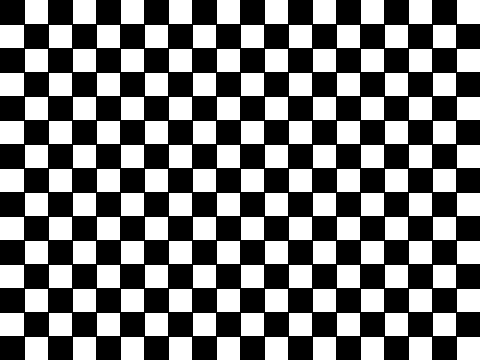
#> input picture assets/checkerboard.png, 480 x 360 px
$ python blur.py   (older library calls are emulated)
#> lines starting #> are read from the running program, lines starting #| are printed output that depends on the picture; after the words box and inside, x2 and y2 are one past the last pixel; in counts of white or black regions, pixels touching at a corner belong together
### utils.py
\
\
\
\
\
\

import os
import time
import numpy as np
import cv2

# [4 lines left out: function ensure_dir, not called in this run]

def timestamp():

    return time.strftime("%Y%m%d_%H%M%S")

def load_image(path):
#> called with path = 'assets/checkerboard.png'
    img = cv2.imread(path, cv2.IMREAD_COLOR)
#> img is the input picture: shape (360, 480, 3); 46.1% white; 150 white regions, largest, box (x1, y1, x2, y2) and area: (25, 0, 48, 24) 552, (73, 0, 96, 24) 552, (121, 0, 144, 24) 552
    if img is None:
        raise FileNotFoundError(f"Could not read image: {path}")
    return img

# [102 lines left out: functions save_image, simulate_blur, draw_line_chart, draw_bar_chart, not called in this run]

### blur.py
import numpy as np
import cv2

METHODS = ["laplacian", "tenengrad", "fft"]

def to_gray(img):
    if img.ndim == 3:
        return cv2.cvtColor(img, cv2.COLOR_BGR2GRAY).astype(np.float32)
    return img.astype(np.float32)

def variance_of_laplacian(gray):

    lap = cv2.Laplacian(gray, cv2.CV_32F, ksize=3)
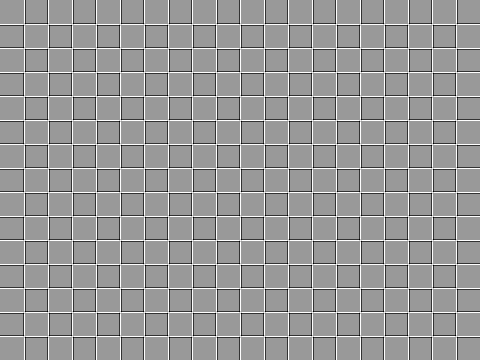
#> lap: shape (360, 480) float32; min -1530, max 1020, mean 0; drawn with min black and max white
#|   variance of Laplacian : 154476.55
    return float(lap.var())

def tenengrad(gray):

    gx = cv2.Sobel(gray, cv2.CV_32F, 1, 0, ksize=3)
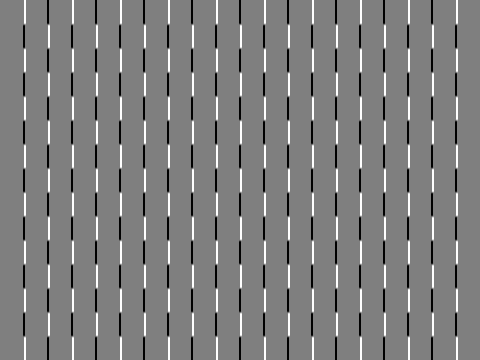
#> gx: shape (360, 480) float32; min -1020, max 1020, mean 0.3; drawn with min black and max white
    gy = cv2.Sobel(gray, cv2.CV_32F, 0, 1, ksize=3)
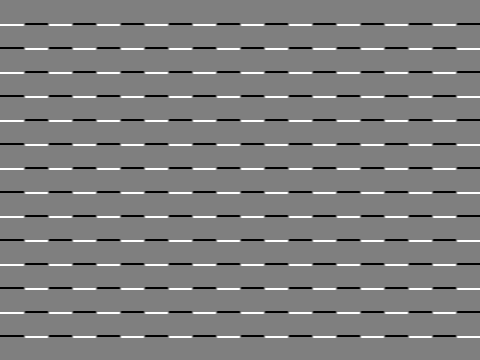
#> gy: shape (360, 480) float32; min -1020, max 1020, mean 0; drawn with min black and max white
    mag_sq = gx * gx + gy * gy
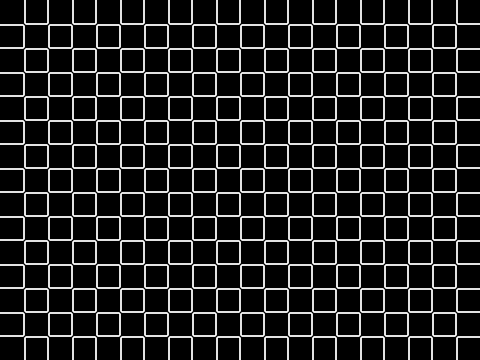
#> mag_sq: shape (360, 480) float32; min 0, max 1170450, mean 151673.8; drawn with min black and max white
#|   Tenengrad             : 151673.80
    return float(mag_sq.mean())

def fft_high_freq_energy(gray, cutoff_frac=0.25):
\
\
\
\
\
\
\
\
\
\
\
\
\

#> called with cutoff_frac = 0.25
    h, w = gray.shape
#> h = 360; w = 480

    win = np.outer(np.hanning(h), np.hanning(w))
    windowed = gray * win
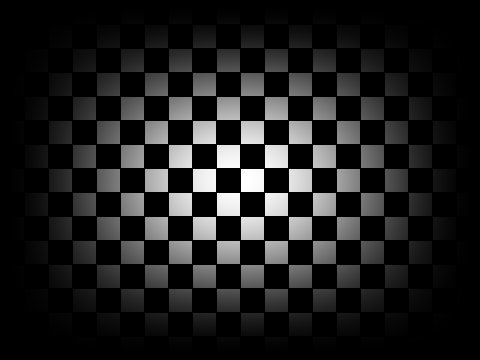
#> windowed: shape (360, 480) float64; min 0, max 255, mean 29.1

    F = np.fft.fft2(windowed)
    F_shifted = np.fft.fftshift(F)
    magnitude_sq = np.abs(F_shifted) ** 2

    cy, cx = h / 2.0, w / 2.0
#> cy = 180; cx = 240
    yy, xx = np.ogrid[:h, :w]
#> yy = 360 values from 0 to 359
    dist = np.sqrt((yy - cy) ** 2 + (xx - cx) ** 2)
    max_dist = np.sqrt(cy ** 2 + cx ** 2)
#> max_dist = 300
    low_freq_mask = dist <= (cutoff_frac * max_dist)

    total_energy = magnitude_sq.sum()
#> total_energy = 1.25e+14
    if total_energy <= 0:
        return 0.0
    high_freq_energy = magnitude_sq[~low_freq_mask].sum()
#> high_freq_energy = 5.31e+12
    return float(100.0 * high_freq_energy / total_energy)

def blur_score(img_or_gray, method="laplacian"):
\
\
\

    gray = img_or_gray if img_or_gray.dtype == np.float32 and img_or_gray.ndim == 2 \
        else to_gray(img_or_gray)
    if method == "laplacian":
        return variance_of_laplacian(gray)
    elif method == "tenengrad":
        return tenengrad(gray)
    elif method == "fft":
        return fft_high_freq_energy(gray)
    raise ValueError(f"Unknown method: {method}. Choose from {METHODS}")

def compute_all_blur_scores(img_or_gray):

    gray = img_or_gray if img_or_gray.dtype == np.float32 and img_or_gray.ndim == 2 \
        else to_gray(img_or_gray)
    return {
        "laplacian": variance_of_laplacian(gray),
        "tenengrad": tenengrad(gray),
        "fft": fft_high_freq_energy(gray),
    }

def compute_blur_map(img_or_gray, method="laplacian"):
\
\

    gray = img_or_gray if img_or_gray.dtype == np.float32 and img_or_gray.ndim == 2 \
        else to_gray(img_or_gray)
    if method == "tenengrad":
        gx = cv2.Sobel(gray, cv2.CV_32F, 1, 0, ksize=3)
        gy = cv2.Sobel(gray, cv2.CV_32F, 0, 1, ksize=3)
        mag = np.sqrt(gx * gx + gy * gy)
        norm = cv2.normalize(mag, None, 0, 255, cv2.NORM_MINMAX)
        return norm.astype(np.uint8)
    elif method == "fft":
        h, w = gray.shape
        win = np.outer(np.hanning(h), np.hanning(w))
        F = np.fft.fftshift(np.fft.fft2(gray * win))
        spec = np.log1p(np.abs(F))
        norm = cv2.normalize(spec, None, 0, 255, cv2.NORM_MINMAX)
        return norm.astype(np.uint8)
    else:
        lap = np.abs(cv2.Laplacian(gray, cv2.CV_32F, ksize=3))
        norm = cv2.normalize(lap, None, 0, 255, cv2.NORM_MINMAX)
        return norm.astype(np.uint8)

if __name__ == "__main__":
    import sys
    from utils import load_image
    path = sys.argv[1] if len(sys.argv) > 1 else "assets/checkerboard.png"
    img = load_image(path)
    print(f"{path}")
    print(f"  variance of Laplacian : {blur_score(img, 'laplacian'):.2f}")
    print(f"  Tenengrad             : {blur_score(img, 'tenengrad'):.2f}")
    print(f"  FFT high-freq energy  : {blur_score(img, 'fft'):.2f}%")
#|   FFT high-freq energy  : 4.26%
